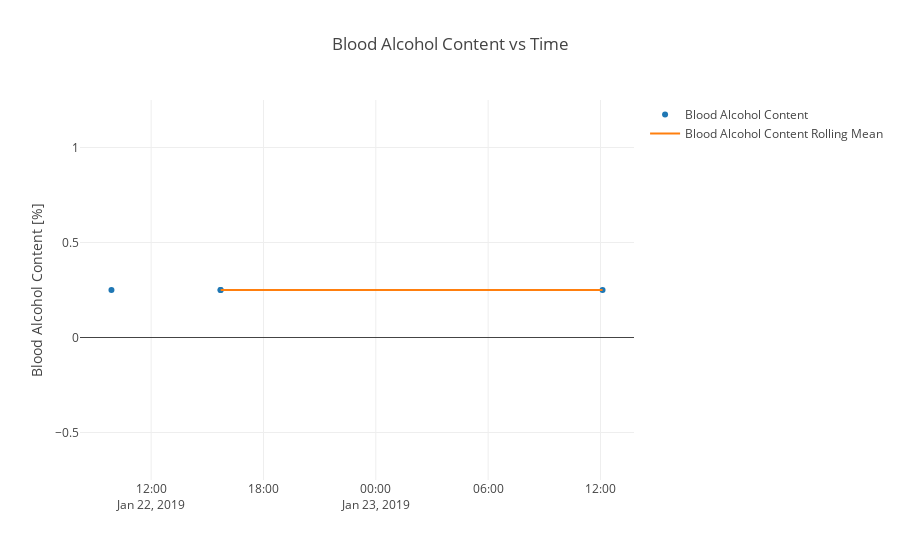

Notebook code cell kept with this figure:
### Code cell
value_stats(measurement)
plot_value_vs_time(dfs[df_list[measurement]], measurement)

### Figure 1 — Plotly figure (JSON) as saved in the notebook; plotly's stock layout.template omitted (floating-point values rounded to 4 significant figures)
{"data": [{"mode": "markers", "name": "Blood Alcohol Content", "type": "scatter", "uid": "685074c8-3155-4d24-9e98-d16193718156", "x": ["2019-01-22 09:52:50", "2019-01-22 15:42:16", "2019-01-22 15:42:54", "2019-01-23 12:06:34"], "y": [0.25, 0.25, 0.25, 0.25]}, {"mode": "lines", "name": "Blood Alcohol Content Rolling Mean", "type": "scatter", "uid": "44d2a114-e2bc-4ff0-830f-a76a7c0fe336", "x": ["2019-01-22 09:52:50", "2019-01-22 15:42:16", "2019-01-22 15:42:54", "2019-01-23 12:06:34"], "y": [null, null, 0.25, 0.25]}], "layout": {"autosize": true, "title": {"text": "Blood Alcohol Content vs Time"}, "xaxis": {"autorange": true, "range": ["2019-01-22 08:17:49.1756", "2019-01-23 13:41:34.8244"], "type": "date"}, "yaxis": {"autorange": true, "range": [-0.75, 1.25], "title": {"text": "Blood Alcohol Content [%]"}, "type": "linear"}}}
